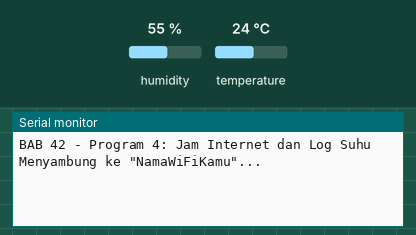
Simulated run of this sketch. Board: ESP32. Parts: the last lines printed to the serial monitor. Inputs (shaded band) come from the test bench; at power-on: humidity 55 %, temperature 24 °C. WiFi joins after 1.5 s; servers stay silent unless stated; the local clock reads 2024-03-15 10:24:30 at power-on unless the sketch sets it.

Above: at 2.2 s.
2.3 s: humidity set to 22 %
At 4.0 s:
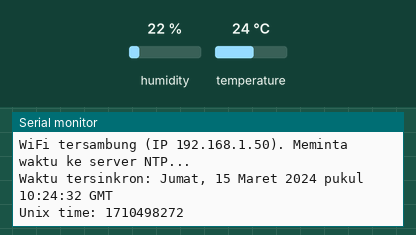
16.5 s: temperature set to 12 °C
At 21.5 s:
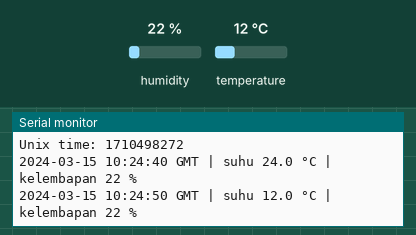
30.7 s: humidity set to 40 %
At 41.5 s:
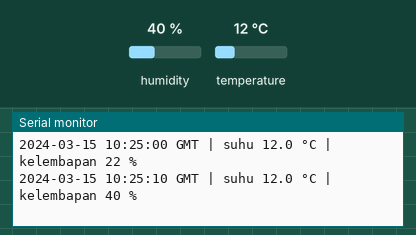
Timing chart, 0 to 43.0 s (numbered marks = the images above; inputs shaded):
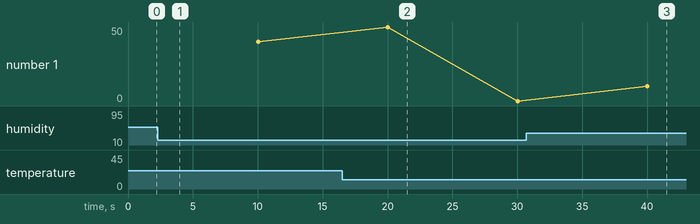

The sketch:

p4_jam_internet.ino
```cpp
/*
 * BAB 42 - Program 4: Jam Internet dan Log Suhu Bertanda Waktu
 * Mengambil waktu dari internet (NTP) dalam zona WIB/WITA/WIT, lalu
 * setiap 10 detik mencetak baris log berisi tanggal-jam dan bacaan DHT11.
 *
 * Rangkaian (opsional): pin DHT (header hijau) → IO27 dengan kabel jumper.
 *                       Tanpa DHT11 program tetap berjalan.
 * Library : DHT sensor library by Adafruit (+ Adafruit Unified Sensor)
 * Alat uji: Serial Monitor, baud 115200.
 * Jaringan: WiFi 2,4 GHz yang tersambung ke internet.
 */

#include <WiFi.h>
#include <time.h>   // struct tm, time(), strftime()
#include <DHT.h>

const char *WIFI_SSID = "NamaWiFiKamu";      // ← ganti dengan WiFi kamu
const char *WIFI_PASS = "PasswordWiFiKamu";  // ← ganti dengan WiFi kamu

// Pilih SATU zona waktu: hapus // di depan baris yang kamu pakai, beri // di baris lain
const char *ZONA_WAKTU = "WIB-7";        // WIB  = UTC+7
// const char *ZONA_WAKTU = "WITA-8";    // WITA = UTC+8
// const char *ZONA_WAKTU = "WIT-9";     // WIT  = UTC+9

const char *SERVER_NTP_1 = "id.pool.ntp.org";  // kumpulan server NTP di Indonesia
const char *SERVER_NTP_2 = "pool.ntp.org";     // cadangan: kumpulan server seluruh dunia

#define DHT_PIN  27      // pin DHT di header hijau → IO27
#define DHT_TYPE DHT11
DHT dht(DHT_PIN, DHT_TYPE);

const unsigned long INTERVAL_LOG = 10000;   // satu baris log setiap 10 detik

const char *NAMA_HARI[] = {"Minggu", "Senin", "Selasa", "Rabu", "Kamis", "Jumat", "Sabtu"};
const char *NAMA_BULAN[] = {"Januari", "Februari", "Maret", "April", "Mei", "Juni", "Juli",
                            "Agustus", "September", "Oktober", "November", "Desember"};

bool ntpDimulai = false;   // configTzTime() sudah dipanggil?
bool waktuSiap = false;    // jam sudah tersinkron?
unsigned long waktuLogTerakhir = 0;

// Mencetak satu baris log: waktu + suhu + kelembapan
void cetakLog(unsigned long sekarang) {
  char teksWaktu[40];
  struct tm waktu;

  if (getLocalTime(&waktu, 0)) {   // 0 = jangan menunggu
    strftime(teksWaktu, sizeof(teksWaktu), "%Y-%m-%d %H:%M:%S %Z", &waktu);
  } else {
    snprintf(teksWaktu, sizeof(teksWaktu), "(belum sinkron) +%lus", sekarang / 1000);
  }

  float kelembapan = dht.readHumidity();
  float suhu = dht.readTemperature();

  if (isnan(suhu) || isnan(kelembapan)) {
    Serial.printf("%s | DHT11 gagal dibaca (cek kabel DHT -> IO27)\n", teksWaktu);
  } else {
    Serial.printf("%s | suhu %.1f °C | kelembapan %.0f %%\n", teksWaktu, suhu, kelembapan);
  }
}

void setup() {
  Serial.begin(115200);
  delay(1000);
  Serial.println();
  Serial.println("BAB 42 - Program 4: Jam Internet dan Log Suhu");

  dht.begin();
  WiFi.mode(WIFI_STA);
  WiFi.begin(WIFI_SSID, WIFI_PASS);   // tidak menunggu: koneksi diperiksa di loop()
  Serial.printf("Menyambung ke \"%s\"...\n", WIFI_SSID);
}

void loop() {
  unsigned long sekarang = millis();

  // 1) Setelah WiFi tersambung, mulai sinkronisasi waktu (cukup sekali)
  if (!ntpDimulai && WiFi.status() == WL_CONNECTED) {
    Serial.printf("WiFi tersambung (IP %s). Meminta waktu ke server NTP...\n",
                  WiFi.localIP().toString().c_str());
    configTzTime(ZONA_WAKTU, SERVER_NTP_1, SERVER_NTP_2);
    ntpDimulai = true;
  }

  // 2) Umumkan sekali saat jam pertama kali tersinkron
  struct tm waktu;
  if (ntpDimulai && !waktuSiap && getLocalTime(&waktu, 0)) {
    waktuSiap = true;
    char namaZona[8];
    strftime(namaZona, sizeof(namaZona), "%Z", &waktu);   // misalnya "WIB"
    Serial.printf("Waktu tersinkron: %s, %d %s %d pukul %02d:%02d:%02d %s\n",
                  NAMA_HARI[waktu.tm_wday], waktu.tm_mday, NAMA_BULAN[waktu.tm_mon],
                  waktu.tm_year + 1900, waktu.tm_hour, waktu.tm_min, waktu.tm_sec, namaZona);
    Serial.printf("Unix time: %lld\n", (long long)time(nullptr));
  }

  // 3) Log berkala — tetap berjalan walaupun WiFi atau jam belum siap
  if (sekarang - waktuLogTerakhir >= INTERVAL_LOG) {
    waktuLogTerakhir = sekarang;
    cetakLog(sekarang);
  }
}
```

Measured:
- after the input at 16.5 s, the serial monitor: prints a new line after 3.5 s (image 2)
- after the input at 30.7 s, the serial monitor: prints a new line after 9.3 s (image 3)
